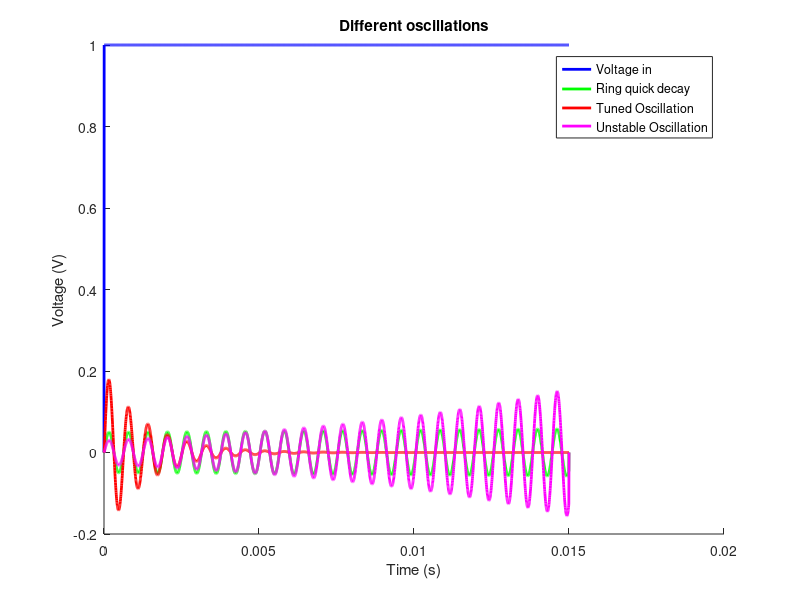

This figure's MATLAB source:
%% Question 3 Part 1
clear;
clc;
close all;
% Script to simulate RLC circuit

%% Initial constants
h = 1/(192*10^3); % Initialize h

kmax = 2880; % number of time steps

% Different responses of circuit
% Same amplitude
R_same = 50;
L_same = 100*10^-3;
C_same = 0.1*10^-6;

% Components for other 2 circuits
% Red
R_decay = 200;
L_decay = 100*10^-3;
C_decay = 0.1*10^-6;

% Purple
R_growth = 30;
L_growth = 100*10^-3;
C_growth = 0.1*10^-6;


Vin = [0; ones(kmax, 1)];

Vc = 0;
I = 0;

% Matricies derived
x_same = [Vc, I; zeros(kmax, 2)];
A1 = [1, h/C_same;
    -h/L_same, 1-h*R_same/L_same];
B1 = [0; h/L_same];

x_decay = [Vc, I; zeros(kmax, 2)];
A2 = [1, h/C_decay;
    -h/L_decay, 1-h*R_decay/L_decay];
B2 = [0; h/L_decay];

x_growth = [Vc, I; zeros(kmax, 2)];
A3 = [1, h/C_growth;
    -h/L_growth, 1-h*R_growth/L_growth];
B3 = [0; h/L_growth];

%% Simulating as time goes on
for k=2:kmax
    x_same(k, :) = A1*(x_same(k-1, :)')+B1*Vin(k-1, :);
    x_decay(k, :) = A2*(x_decay(k-1, :)')+B2*Vin(k-1, :);
    x_growth(k, :) = A3*(x_growth(k-1, :)')+B3*Vin(k-1, :);
end

%% Plotting
t = 0:h:kmax*h; % Make time vector

figure;
hold on;
plot(t, Vin(:, 1), 'b', 'linewidth',2);
plot(t, x_same(:, 2)*R_same, 'g', 'linewidth',2);
plot(t, x_decay(:, 2)*R_decay, 'r', 'linewidth',2);
plot(t, x_growth(:, 2)*R_growth, 'm', 'linewidth',2);
legend("Voltage in", "Ring quick decay", "Tuned Oscillation", "Unstable Oscillation");
ylabel("Voltage (V)");
xlabel("Time (s)");
title("Different oscillations");


%% Questions
% C changes how fast the oscillations dampen, and the decay. An increase in
% C causes the oscillations to dampen much quicker, and a smaller C causes 
% oscillations to dampen slower. It also affects the amplitude of the
% graph.

% Changing R only changes how fast the oscillation dampens. A larger R
% makes the oscillations dampen faster, and a smaller R causes them to
% dampen slower.

% Changing L changes the period of the oscillation. A larger L value makes
% the period larger.

%% Sounds
soundsc(x_same); % Green
% Sounds like an even, low note
pause(1);
soundsc(x_decay); % Red
% Sounds like a quick, low note
pause(1);
soundsc(x_growth); % Purple
% Sounds like a note that is increasing in volume

